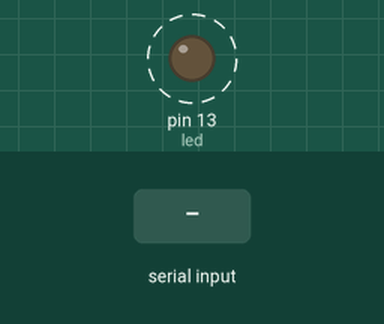
This sketch was run on a simulated Arduino Uno, built with avr-gcc and run on an emulated ATmega328P. On the bench: output pins drawn as LEDs (lit = HIGH). Dashed ring = blinking. The test bench sets the inputs (shaded band). What the sketch prints to the serial monitor is not drawn.

Above: at 1.1 s.
3.1 s: byte 30 received over Serial
6.1 s: byte 90 received over Serial
9.1 s: byte 120 received over Serial
Timing chart, 0 to 18.1 s (numbered marks = the images above; inputs shaded):
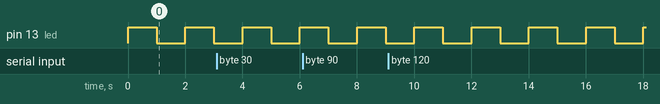

The sketch:

My_first_Arduino_test2.ino
```cpp
//define
int led = 13;
int interval = 0;
int init_interval =1000;
int delta = 200;
int num = 0;
char temp = "" ;


//setup
void setup()
{
  pinMode(led, OUTPUT);
  Serial.begin(9600);
}

//loop
void loop()
{
  blink();
  change();
  check();

}
void blink()
{
  digitalWrite(led, HIGH);
      delay(1000);
      digitalWrite(led, LOW);
      delay(1000);
}
void change()
{
if(interval>delta)
{

      interval = interval-delta;

}else
 {
      interval = init_interval;
}
  Serial.println(interval);
}
void check()
{
  num = Serial.available();
  Serial.print("now ardunio buffer num");
  Serial.println(num);
  if(num>0)
  {
    temp = Serial.read();
    Serial.print("temp");
    Serial.print(temp);


  }
}
```

Measured:
- by itself, pin 13 (led): alternates HIGH for 1.0 s and LOW for 1.0 s
